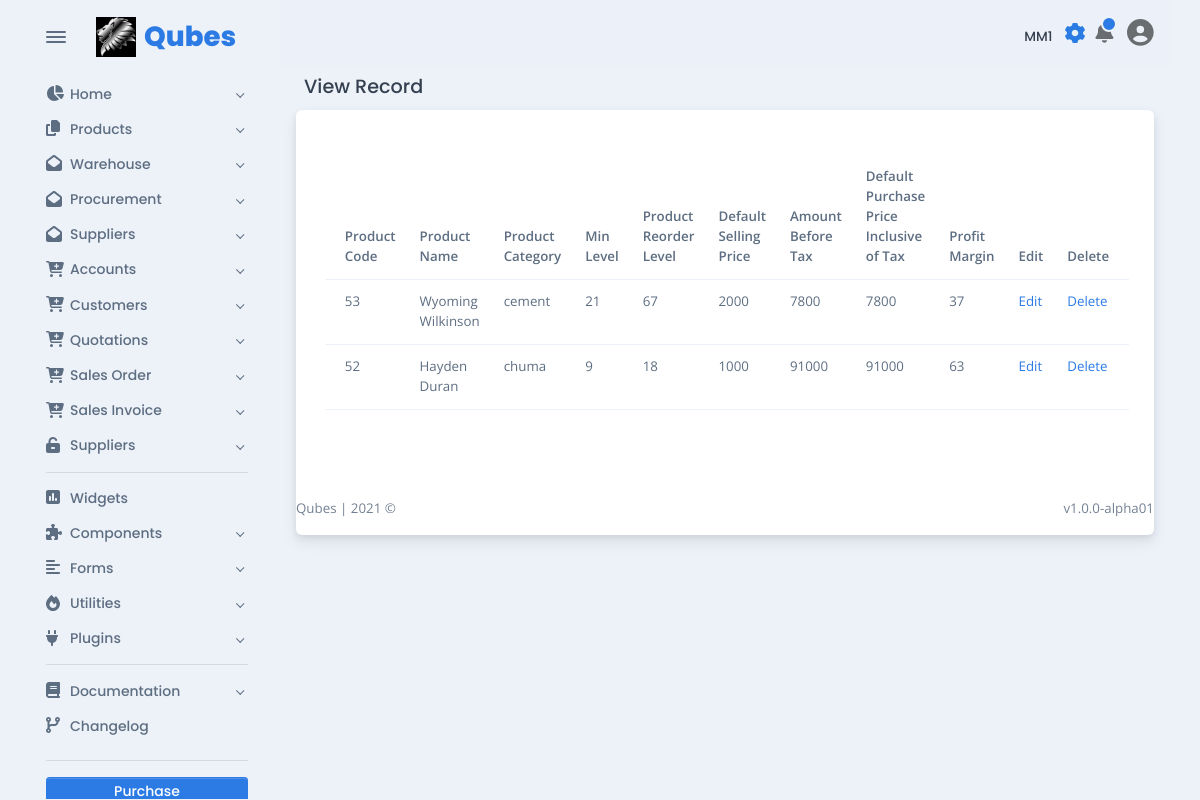
Screenshot of /products/view-product-ui.php (signed in) with the database file from the repository.
### tables this page shows
CREATE TABLE `tbl_product` (
  `product_code` bigint(254) NOT NULL,
  `product_name` varchar(100) NOT NULL,
  `product_unit` varchar(254) NOT NULL,
  `product_category` varchar(254) NOT NULL,
  `min_level` varchar(50) NOT NULL,
  `max_level` varchar(50) NOT NULL,
  `reorder` varchar(50) NOT NULL,
  `product_image` varchar(254) NOT NULL,
  `dsp_price` int(254) NOT NULL,
  `amount_before_tax` int(50) NOT NULL,
  `dpp_inc_tax` int(50) NOT NULL,
  `applicable_tax` int(50) NOT NULL,
  `profit_margin` int(50) NOT NULL,
  `user` varchar(50) NOT NULL
);

### products/view-product-ui.php (the view, shortened to what this page needs)
<!DOCTYPE html>
<html lang="en-US" dir="ltr">
<?php
include '../includes/base_page/head.php';
?>
<?php
include_once '../includes/dbconnect.php';
?>
<body>
  <main class="main" id="top">
    <div class="container" data-layout="container">
      <?php
      include '../includes/base_page/nav.php';
      ?>
      <div class="content">
        <?php
        include '../navbar-shared.php';
        ?>
        <h5 class="p-2">View Record</h5>
        <div class="card">
          <div class="card-body fs--1 p-4">
            <form>
              <div class="row my-3">
                <div class="col">
                  <table class="table">
                    <thead>
                      <tr>
                        <th scope="col">Product Code</th>
                        <th scope="col">Product Name</th>
                        <th scope="col">Product Category</th>
                        <th scope="col">Min Level</th>
                        <th scope="col">Product Reorder Level</th>
                        <th scope="col">Default Selling Price</th>
                        <th scope="col">Amount Before Tax</th>
                        <th scope="col">Default Purchase Price Inclusive of Tax</th>
                        <th scope="col">Profit Margin</th>
                        <th scope="col">Edit</th>
                        <th scope="col">Delete</th>
                      </tr>
                    </thead>
                    <tbody>
                      <?php
                      $sel_query = "Select * from tbl_product ORDER BY product_code desc;";
                      $result = mysqli_query($conn, $sel_query);
                      while ($row = mysqli_fetch_assoc($result)) { ?>
                        <tr>
                          <td scope="col"><?php echo $row["product_code"]; ?></td>
                          <td scope="col"><?php echo $row["product_name"]; ?></td>
                          <td scope="col"><?php echo $row["product_category"]; ?></td>
                          <td scope="col"><?php echo $row["min_level"]; ?></td>
                          <td scope="col"><?php echo $row["reorder"]; ?></td>
                          <td scope="col"><?php echo $row["dsp_price"]; ?></td>
                          <td scope="col"><?php echo $row["amount_before_tax"]; ?></td>
                          <td scope="col"><?php echo $row["dpp_inc_tax"]; ?></td>
                          <td scope="col"><?php echo $row["profit_margin"]; ?></td>
                          <td scope="col">
                            <a href="edit_ product.php?id=<?php echo $row["product_code"]; ?>">Edit</a>
                          </td>
                          <td scope="col">
                            <a href="delete_product.php?id=<?php echo $row["product_code"]; ?>">Delete</a>
                          </td>
                        </tr>
                      <?php $count++;
                      } ?>
                    </tbody>
                  </table>
                </div>
            </form>
          </div>
        </div>
        <?php
        include '../includes/base_page/footer.php';
        ?>
</body>
</html>

### includes/base_page/head.php (shortened to what this page needs)
<head>
  <link href="../assets/css/theme-rtl.min.css" rel="stylesheet" id="style-rtl">
  <link href="../assets/css/theme.min.css" rel="stylesheet" id="style-default">
</head>

### includes/base_page/nav.php (shortened to what this page needs)
<nav class="navbar navbar-light navbar-vertical navbar-expand-xl">
  <div class="d-flex align-items-center">
    <div class="toggle-icon-wrapper">
      <button class="btn navbar-toggler-humburger-icon navbar-vertical-toggle" data-toggle="tooltip" data-placement="left" title="Toggle Navigation"><span class="navbar-toggle-icon"><span class="toggle-line"></span></span></button>
    </div><a class="navbar-brand" href="../index.html">
      <div class="d-flex align-items-center py-3"><img class="mr-2" src="../assets/img/logos/qubes.jpeg" alt="OG LOL" width="40" /><span class="font-sans-serif">Qubes</span>
      </div>
    </a>
  </div>
  <div class="collapse navbar-collapse" id="navbarVerticalCollapse">
    <?php
    require 'sidenav-shared.php';
    genSideBar();
    ?>
  </div>
</nav>

### includes/base_page/sidenav-shared.php (shortened to what this page needs)
<?php
function genSideBar()
{
  echo <<<EOD
  <div class="navbar-vertical-content scrollbar">
  <ul class="navbar-nav flex-column">
    <li class="nav-item"><a class="nav-link dropdown-indicator" href="#home" data-toggle="collapse" role="button" aria-expanded="false" aria-controls="home">
      <div class="d-flex align-items-center"><span class="nav-link-icon"><span class="fas fa-chart-pie"></span></span><span class="nav-link-text"> Home</span>
      </div>
    </a>
  </li>
  <li class="nav-item"><a class="nav-link dropdown-indicator" href="#pages" data-toggle="collapse" role="button" aria-expanded="false" aria-controls="pages">
    <div class="d-flex align-items-center"><span class="nav-link-icon"><span class="fas fa-copy"></span></span><span class="nav-link-text"> Products</span>
    </div>
  </a>
</li>
<li class="nav-item"><a class="nav-link dropdown-indicator" href="#purchase_rqn" data-toggle="collapse" role="button" aria-expanded="false" aria-controls="purchase_rqn">
  <div class="d-flex align-items-center"><span class="nav-link-icon"><span class="fas fa-envelope-open"></span></span><span class="nav-link-text"> Warehouse</span>
  </div>
</a>
</li>
<li class="nav-item"><a class="nav-link dropdown-indicator" href="#email" data-toggle="collapse" role="button" aria-expanded="false" aria-controls="email">
  <div class="d-flex align-items-center"><span class="nav-link-icon"><span class="fas fa-envelope-open"></span></span><span class="nav-link-text"> Procurement</span>
  </div>
</a>
</li>
<li class="nav-item"><a class="nav-link dropdown-indicator" href="#supply" data-toggle="collapse" role="button" aria-expanded="false" aria-controls="email">
  <div class="d-flex align-items-center"><span class="nav-link-icon"><span class="fas fa-envelope-open"></span></span><span class="nav-link-text"> Suppliers</span>
  </div>
</a>
</li>
<li class="nav-item"><a class="nav-link dropdown-indicator" href="#e-commerce" data-toggle="collapse" role="button" aria-expanded="false" aria-controls="e-commerce">
  <div class="d-flex align-items-center"><span class="nav-link-icon"><span class="fas fa-cart-plus"></span></span><span class="nav-link-text"> Accounts</span>
  </div>
</a>
</li>
<li class="nav-item"><a class="nav-link dropdown-indicator" href="#e-custo" data-toggle="collapse" role="button" aria-expanded="false" aria-controls="e-commerce">
  <div class="d-flex align-items-center"><span class="nav-link-icon"><span class="fas fa-cart-plus"></span></span><span class="nav-link-text"> Customers</span>
  </div>
</a>
</li>
<li class="nav-item"><a class="nav-link dropdown-indicator" href="#e-quote" data-toggle="collapse" role="button" aria-expanded="false" aria-controls="e-commerce">
  <div class="d-flex align-items-center"><span class="nav-link-icon"><span class="fas fa-cart-plus"></span></span><span class="nav-link-text"> Quotations</span>
  </div>
</a>
</li>
<li class="nav-item"><a class="nav-link dropdown-indicator" href="#e-sale" data-toggle="collapse" role="button" aria-expanded="false" aria-controls="e-commerce">
  <div class="d-flex align-items-center"><span class="nav-link-icon"><span class="fas fa-cart-plus"></span></span><span class="nav-link-text"> Sales Order</span>
  </div>
</a>
</li>
<li class="nav-item"><a class="nav-link dropdown-indicator" href="#e-invoice" data-toggle="collapse" role="button" aria-expanded="false" aria-controls="e-commerce">
  <div class="d-flex align-items-center"><span class="nav-link-icon"><span class="fas fa-cart-plus"></span></span><span class="nav-link-text"> Sales Invoice</span>
  </div>
</a>
</li>
<li class="nav-item"><a class="nav-link dropdown-indicator" href="#authentication" data-toggle="collapse" role="button" aria-expanded="false" aria-controls="authentication">
  <div class="d-flex align-items-center"><span class="nav-link-icon"><span class="fas fa-unlock-alt"></span></span><span class="nav-link-text"> Suppliers</span>
  </div>
</a>
</li>
</ul>
<div class="navbar-vertical-divider">
  <hr class="navbar-vertical-hr my-2" />
</div>
<ul class="navbar-nav flex-column">
  <li class="nav-item"><a class="nav-link" href="../widgets.html">
    <div class="d-flex align-items-center"><span class="nav-link-icon"><span class="fas fa-poll"></span></span><span class="nav-link-text"> Widgets</span>
    </div>
  </a>
</li>
<li class="nav-item"><a class="nav-link dropdown-indicator" href="#components" data-toggle="collapse" role="button" aria-expanded="false" aria-controls="components">
  <div class="d-flex align-items-center"><span class="nav-link-icon"><span class="fas fa-puzzle-piece"></span></span><span class="nav-link-text"> Components</span>
  </div>
</a>
</li>
<li class="nav-item"><a class="nav-link dropdown-indicator" href="#forms" data-toggle="collapse" role="button" aria-expanded="false" aria-controls="forms">
  <div class="d-flex align-items-center"><span class="nav-link-icon"><span class="fas fa-align-left"></span></span><span class="nav-link-text"> Forms</span>
  </div>
</a>
</li>
<li class="nav-item"><a class="nav-link dropdown-indicator" href="#utilities" data-toggle="collapse" role="button" aria-expanded="false" aria-controls="utilities">
  <div class="d-flex align-items-center"><span class="nav-link-icon"><span class="fas fa-fire"></span></span><span class="nav-link-text"> Utilities</span>
  </div>
</a>
</li>
<li class="nav-item"><a class="nav-link dropdown-indicator" href="#plugins" data-toggle="collapse" role="button" aria-expanded="false" aria-controls="plugins">
  <div class="d-flex align-items-center"><span class="nav-link-icon"><span class="fas fa-plug"></span></span><span class="nav-link-text"> Plugins</span>
  </div>
</a>
</li>
</ul>
<div class="navbar-vertical-divider">
  <hr class="navbar-vertical-hr my-2" />
</div>
<ul class="navbar-nav flex-column">
  <li class="nav-item"><a class="nav-link dropdown-indicator" href="#documentation" data-toggle="collapse" role="button" aria-expanded="false" aria-controls="documentation">
    <div class="d-flex align-items-center"><span class="nav-link-icon"><span class="fas fa-book"></span></span><span class="nav-link-text"> Documentation</span>
    </div>
  </a>
</li>
<li class="nav-item"><a class="nav-link" href="../changelog.html">
  <div class="d-flex align-items-center"><span class="nav-link-icon"><span class="fas fa-code-branch"></span></span><span class="nav-link-text"> Changelog</span>
  </div>
</a>
</li>
</ul>
<div class="settings">
  <div class="navbar-vertical-divider">
    <hr class="navbar-vertical-hr my-3" />
  </div><a class="btn btn-sm d-block w-100 btn-purchase" href="https://themes.getbootstrap.com/product/falcon-admin-dashboard-webapp-template/" target="_blank">Purchase</a>
</div>
</div>
EOD;
}

### navbar-shared.php (shortened to what this page needs)
<nav class="navbar navbar-light navbar-glass navbar-top navbar-expand">
  <ul class="navbar-nav navbar-nav-icons ml-auto flex-row align-items-center">
    <ul class="navbar-nav align-items-center d-none d-lg-block">
      <li class="nav-item">
        <h6 id="branch" class="mt-3 mr-2"><?= $_SESSION['branch'] ?></h6>
      </li>
    </ul>
    <li class="nav-item"><a class="nav-link settings-popover" href="#settings-modal" data-toggle="modal"><span class="ripple"></span><span class="fa-spin position-absolute all-0 d-flex flex-center"><span class="icon-spin position-absolute all-0 d-flex flex-center">
            </span></span></a></li>
    <li class="nav-item dropdown">
      <a class="nav-link notification-indicator notification-indicator-primary px-0 icon-indicator" id="navbarDropdownNotification" href="#" role="button" data-toggle="dropdown" aria-haspopup="true" aria-expanded="false"><span class="fas fa-bell" data-fa-transform="shrink-6" style="font-size: 33px;"></span></a>
    </li>
    <li class="nav-item dropdown"><a class="nav-link pr-0" id="navbarDropdownUser" href="#" role="button" data-toggle="dropdown" aria-haspopup="true" aria-expanded="false">
        <div>
          <span class="fa fa-user-circle fa-2x mt-0"></span>
        </div>
      </a>
    </li>
  </ul>
</nav>

### includes/base_page/footer.php (shortened to what this page needs)
<footer>
  <div class="row g-0 justify-content-between fs--1 mt-4 mb-3">
    <div class="col-12 col-sm-auto text-center">
      <p class="mb-0 text-600">Qubes <span class="d-none d-sm-inline-block">| </span><br class="d-sm-none" /> 2021 &copy;</p>
    </div>
    <div class="col-12 col-sm-auto text-center">
      <p class="mb-0 text-600">v1.0.0-alpha01</p>
    </div>
  </div>
</footer>
</div>
</div>
</main>

### rows the page displays
tbl_product: product_code "53", product_name "Wyoming Wilkinson", product_category "cement", min_level "21", reorder "67", dsp_price "2000", amount_before_tax "7800", dpp_inc_tax "7800", profit_margin "37"
tbl_product: product_code "52", product_name "Hayden Duran", product_category "chuma", min_level "9", reorder "18", dsp_price "1000", amount_before_tax "91000", dpp_inc_tax "91000", profit_margin "63"

### other values shown
$_SESSION['branch'] "MM1"
